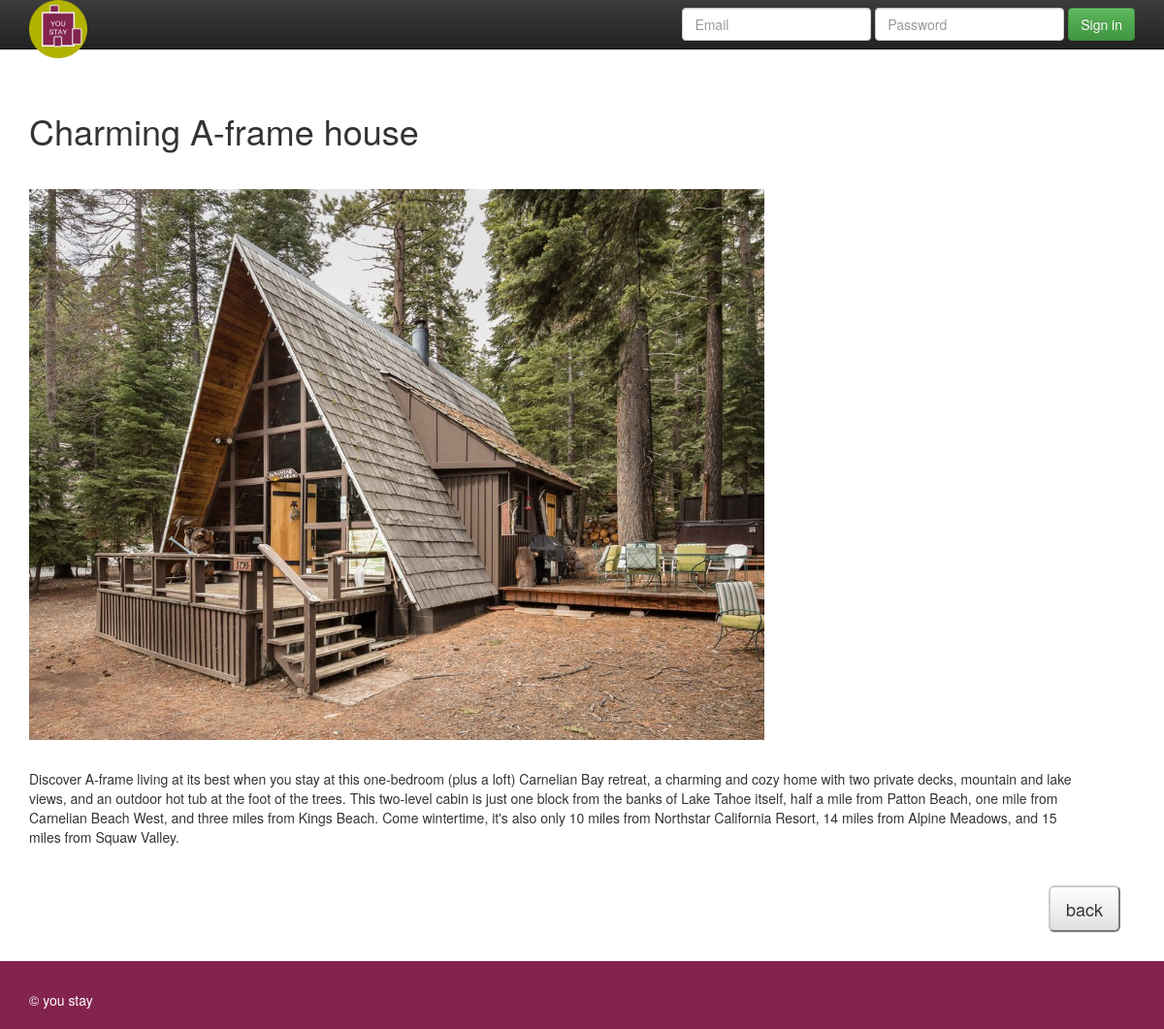
/httpdocs/11youstay/house.php?thehouse=1, run on the app's committed database.
### tables this page shows
CREATE TABLE `youstay11` (
  `id` int(11) NOT NULL,
  `name` varchar(100) NOT NULL,
  `descript` varchar(1000) NOT NULL,
  `address` varchar(250) NOT NULL,
  `pic` varchar(150) NOT NULL,
  `owner_id` int(11) NOT NULL
);

### httpdocs/11youstay/house.php (the view, shortened to what this page needs)
<?php
include('connections/conn.php');
$displayid = htmlentities($_GET["thehouse"]);
$queryread = " SELECT * FROM youstay11 WHERE id='$displayid' ";
$result = mysqli_query($conn, $queryread) or die(mysqli_error($conn));
?>
<!DOCTYPE html>
<head>
	<link rel="stylesheet" href="https://ajax.googleapis.com/ajax/libs/jqueryui/1.12.1/themes/smoothness/jquery-ui.css">
<link rel="stylesheet" href="https://maxcdn.bootstrapcdn.com/bootstrap/3.3.6/css/bootstrap.min.css" />
<link rel="stylesheet" href="https://maxcdn.bootstrapcdn.com/bootstrap/3.3.6/css/bootstrap-theme.min.css" />
    <link rel="stylesheet" href="styles/mylist.css" />
</head>
<body>
      <nav class="navbar navbar-inverse navbar-fixed-top">
      <div class="container">
        <div class="navbar-header">
         <a class="navbar-brand" href="index.php"><img src="images/lnn-logo3.png" class="img-responsive title" /></a>
        </div>
        <div id="navbar" class="navbar-collapse collapse">
          <div class="navbar-form navbar-right">
            <span class="form-group">
              <input type="text" placeholder="Email" class="form-control"/>
            </span>
            <div class="form-group">
              <input type="password" placeholder="Password" class="form-control"/>
            </div>
            <button type="submit" class="btn btn-success">Sign in</button>
          </div>
        </div>
      </div>
    </nav>
	<div class="container pad">
	<?php
	if( mysqli_num_rows($result) > 0){
        while($row = mysqli_fetch_assoc($result)){
            $titledata=$row["name"];
            $ddata =  $row["descript"];
			$picdata= $row["pic"];
	    echo "<h1>$titledata</h1>";
		echo "<img class='pad' src='pics/$picdata' width='70%' >";
		echo "<p class='pad'> $ddata </p>";
		}
	}
	?>
	</div>
    <div class="container pad">
        <div class="pull-right">
            <button type="button" class="btn-default btn-lg " onclick="history.go(-1);">back</button>
         </div>
    </div>
	<footer class="navbar-fixed-bottom foot">
        <div class="container pad pad2">&copy; you stay</div>
      </footer>
</body>
</html>

### httpdocs/11youstay/styles/mylist.css (style rules this page uses)
body { padding-top: 65px; padding-bottom: 100px; }
.pad, .pad2 { padding-top:30px; padding-right:30px; }
.pad2 { padding-bottom:20px; }
.foot { background-color:#82244E; color:white; }
.title { width:20%; }
.navbar-brand { padding-top: 0; }

### data on the page
youstay11: name "Charming A-frame house", pic (picture), descript "Discover A-frame living at its best when you stay at this one-bedroom (plus a loft) Carnelian Bay retreat, a charming and cozy home with two private decks, mountain and lake views, and an outdoor hot tub at the foot of the trees. This two-level cabin is just one block from the banks of Lake Tahoe itself, half a mile from Patton Beach, one mile from Carnelian Beach West, and three miles from Kings Beach. Come wintertime, it's also only 10 miles from Northstar California Resort, 14 miles from Alpine Meadows, and 15 miles from Squaw Valley."
